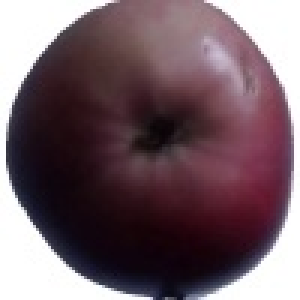
#> input picture test1.jpg, 100 x 100 px, given in place of the camera (shown 3 times larger)
$ python video_capture.py
#> lines starting #> are read from the running program, lines starting #| are printed output that depends on the picture
import cv2
import time
import numpy as np
from PIL import Image, ImageEnhance
import os

# Глобальные переменные для хранения предыдущего анализа и кадра (кеширование)
_prev_analysis = None
_prev_analysis_frame = None

def display_pred_on_capture(self, image, prediction_result):
    """
    Преобразует входное изображение в формат PIL.Image для отображения.

    Поддерживает различные форматы входных данных:
    - Путь к файлу (строка)
    - Объект PIL.Image
    - Массив numpy (cv2 изображение)

    Args:
        image: входное изображение в различных форматах
        prediction_result: результат предсказания модели (не используется в функции)

    Returns:
        PIL.Image: изображение в формате PIL
    """
    if isinstance(image, str):
        display_image = Image.open(image)
    elif isinstance(image, Image.Image):
        display_image = image
    elif isinstance(image, np.ndarray):
        if len(image.shape) == 3 and image.shape[2] == 3:
            image = cv2.cvtColor(image, cv2.COLOR_BGR2RGB)
        display_image = Image.fromarray(image)
    else:
        raise ValueError(f"Unsupported image type: {type(image)}")
    return display_image

def analyze_histogram_needs(img_array):
    """
    Анализирует гистограмму изображения для определения необходимости коррекции.

    Вычисляет статистические характеристики изображения:
    - Среднюю яркость
    - Стандартное отклонение яркости (контраст)
    - Анализирует распределение гистограммы

    Args:
        img_array (numpy.ndarray: массив изображения в градациях серого

    Returns:
        tuple: (needs_brightness, needs_contrast, mean_brightness, std_brightness)
               где needs_brightness - нужна ли коррекция яркости,
               needs_contrast - нужна ли коррекция контраста
    """
    global _prev_analysis, _prev_analysis_frame

    mean_brightness = np.mean(img_array)
    std_brightness = np.std(img_array)

    sampled = img_array[::3, ::3]
    hist, bins = np.histogram(sampled.flatten(), 128, [0, 256])

    non_zero_hist = hist[hist > 0]
    if len(non_zero_hist) > 0:
        min_hist_val = np.min(non_zero_hist)
        max_hist_val = np.max(hist)

        contrast_threshold = 0.1 * max_hist_val
        needs_contrast = min_hist_val < contrast_threshold
    else:
        needs_contrast = False

    needs_brightness = mean_brightness < 50 or mean_brightness > 150 or std_brightness < 20

    result = (needs_brightness, needs_contrast, mean_brightness, std_brightness)

    return result

def advanced_preprocessing(img):
    """
    Выполняет расширенную предобработку изображения для улучшения качества.

    Включает:
    - Анализ различий между кадрами для оптимизации (кеширование)
    - Автоматическую коррекцию яркости
    - Автоматическую коррекцию контраста
    - Обработку каждого цветового канала отдельно

    Args:
        img (PIL.Image): входное цветное изображение

    Returns:
        PIL.Image: обработанное изображение с улучшенными характеристиками
    """
    global  _prev_analysis_frame
    pil_img = img


    gray_img = pil_img.convert('L')
    img_array = np.array(gray_img)

    if _prev_analysis_frame is not None:
        prew_array = _prev_analysis_frame.convert('L')
        prew1_array = np.array(prew_array)
        frame_diff = np.mean(np.abs(img_array - prew1_array))
        if frame_diff < 5:
            return  _prev_analysis_frame

    needs_brightness, needs_contrast, mean_brightness, std_brightness = analyze_histogram_needs(img_array)

    if needs_brightness:
        if mean_brightness < 60:
            target_brightness = 130
            brightness_factor = target_brightness / max(mean_brightness, 1)
            brightness_factor = min(brightness_factor, 2.5)
        elif mean_brightness > 170:
            target_brightness = 140
            brightness_factor = target_brightness / mean_brightness
            brightness_factor = max(brightness_factor, 0.6)
        else:
            brightness_factor = 1.1

        enhancer = ImageEnhance.Brightness(pil_img)
        pil_img = enhancer.enhance(brightness_factor)

    gray_img_processed = pil_img.convert('L')
    img_array_processed = np.array(gray_img_processed)

    if needs_contrast:

        p2, p98 = np.percentile(img_array_processed, [2, 98])

        if p98 > p2:
            r, g, b = pil_img.split()
            r_array = np.array(r)
            g_array = np.array(g)
            b_array = np.array(b)

            scale = 255.0 / (p98 - p2)
            r_contrast = (r_array - p2) * scale
            g_contrast = (g_array - p2) * scale
            b_contrast = (b_array - p2) * scale

            r_contrast = np.clip(r_contrast, 0, 255).astype(np.uint8)
            g_contrast = np.clip(g_contrast, 0, 255).astype(np.uint8)
            b_contrast = np.clip(b_contrast, 0, 255).astype(np.uint8)

            result_img = Image.merge('RGB',
                [Image.fromarray(r_contrast),
                 Image.fromarray(g_contrast),
                 Image.fromarray(b_contrast)])
        else:
            result_img = pil_img
    else:
        result_img = pil_img

    _prev_analysis_frame = result_img

    return result_img

if __name__ == '__main__':

    cv2.namedWindow("result")

    cap = cv2.VideoCapture(0)

    cap.set(cv2.CAP_PROP_FRAME_WIDTH, 640)
    cap.set(cv2.CAP_PROP_FRAME_HEIGHT, 480)
    cap.set(cv2.CAP_PROP_FPS, 30)
    cap.set(cv2.CAP_PROP_BUFFERSIZE, 1)
    cap.set(cv2.CAP_PROP_FOURCC, cv2.VideoWriter_fourcc(*'MJPG'))

    prev_time = time.time()
    frame_count = 0
    fps_res = 0


    while True:
        flag, img = cap.read()
#> img is the input picture: shape (100, 100, 3); mean B, G, R 102.8, 94.8, 115.4
        fps_res = 0

        if not flag:
            print("Не удалось получить кадр с камеры")
            break

        try:
            frame_count += 1
            current_time = time.time()
            if current_time - prev_time >= 1.0:
               fps_res = frame_count / (current_time - prev_time)
               frame_count = 0
               prev_time = current_time

            img = cv2.flip(img, 1)
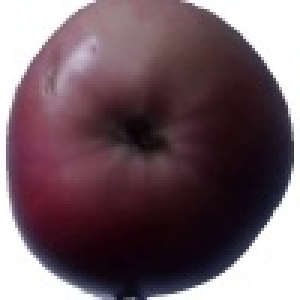
#> img: shape (100, 100, 3) (shown 3 times larger); mean B, G, R 102.8, 94.8, 115.4

            img_rgb = cv2.cvtColor(img, cv2.COLOR_BGR2RGB)
            pil_img = Image.fromarray(img_rgb)

            processed_pil = advanced_preprocessing(pil_img)
#> in advanced_preprocessing, `gray_img = pil_img.convert('L')`:
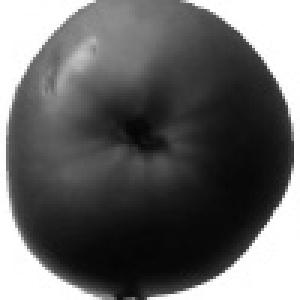
#> gray_img: PIL image 100x100 L (shown 3 times larger); min 5, max 255, mean 101.9
#> in analyze_histogram_needs, `mean_brightness = np.mean(img_array)`: mean_brightness = 101.9
#> in analyze_histogram_needs, `std_brightness = np.std(img_array)`: std_brightness = 90.66
#> in analyze_histogram_needs, `sampled = img_array[::3, ::3]`:
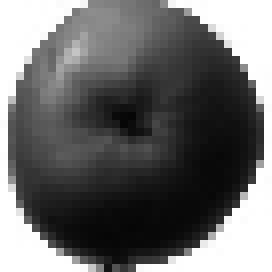
#> sampled: shape (34, 34) (shown 8 times larger); min 6, max 255, mean 107.2
#> in analyze_histogram_needs, `hist, bins = np.histogram(sampled.flatten(), 128, [0, 256])`: hist = 128 values, max 252 at index 127, min 0 at index 0, mean 9.03; bins = 129 values from 0 to 256
#> in analyze_histogram_needs, `non_zero_hist = hist[hist > 0]`: non_zero_hist = 101 values, max 252 at index 100, min 1 at index 53, mean 11.45
#> in analyze_histogram_needs, `min_hist_val = np.min(non_zero_hist)`: min_hist_val = 1
#> in analyze_histogram_needs, `max_hist_val = np.max(hist)`: max_hist_val = 252
#> in analyze_histogram_needs, `contrast_threshold = 0.1 * max_hist_val`: contrast_threshold = 25.2
#> in analyze_histogram_needs, `needs_contrast = min_hist_val < contrast_threshold`: needs_contrast = True
#> in analyze_histogram_needs, `needs_brightness = mean_brightness < 50 or mean_brightness > 150 or st..`: needs_brightness = False
#> in analyze_histogram_needs, `result = (needs_brightness, needs_contrast, mean_brightness, std_brigh..`: result = (False, True, 101.9, 90.66)
#> in advanced_preprocessing, `needs_brightness, needs_contrast, mean_brightness, std_brightness = an..`: needs_brightness = False; needs_contrast = True; mean_brightness = 101.9; std_brightness = 90.66
#> in advanced_preprocessing, `p2, p98 = np.percentile(img_array_processed, [2, 98])`: p2 = 8; p98 = 255
#> in advanced_preprocessing, `r, g, b = pil_img.split()`:
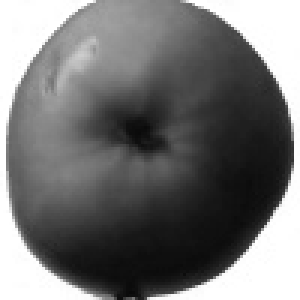
#> r: PIL image 100x100 L (shown 3 times larger); min 9, max 255, mean 115.4
#> in advanced_preprocessing, `r, g, b = pil_img.split()`:
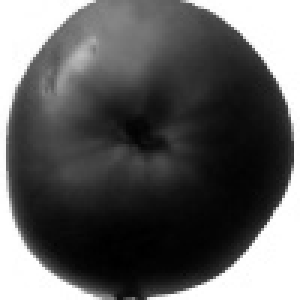
#> g: PIL image 100x100 L (shown 3 times larger); min 0, max 255, mean 94.8
#> in advanced_preprocessing, `scale = 255.0 / (p98 - p2)`: scale = 1.03

            processed_img = cv2.cvtColor(np.array(processed_pil), cv2.COLOR_RGB2BGR)
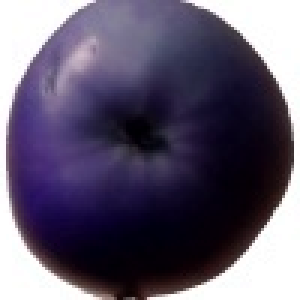
#> processed_img: shape (100, 100, 3) (shown 3 times larger); mean R, G, B 97.5, 89.7, 110.5

            if fps_res > 0:
                cv2.putText(img, f"FPS: {fps_res:.1f}", (10, 30),
                          cv2.FONT_HERSHEY_SIMPLEX, 0.7, (0, 255, 0), 2)
                cv2.putText(processed_img, f"FPS: {fps_res:.1f}", (10, 30),
                          cv2.FONT_HERSHEY_SIMPLEX, 0.7, (0, 255, 0), 2)

            cv2.imshow('result', processed_img)

        except Exception as e:
            print(f"Произошла ошибка: {e}")
            cap.release()
            raise

        ch = cv2.waitKey(1)
#> (key Esc is pressed here)
        if ch == 27:
            break

    cap.release()
    cv2.destroyAllWindows()
